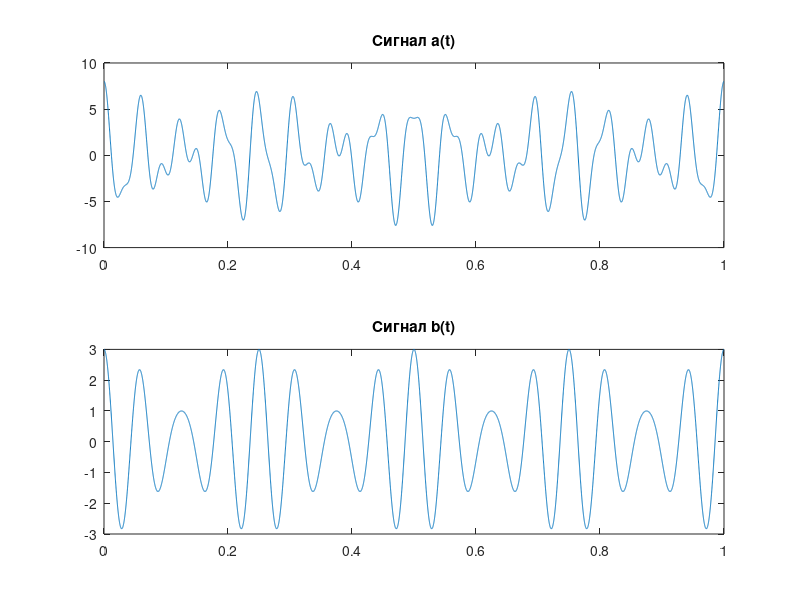
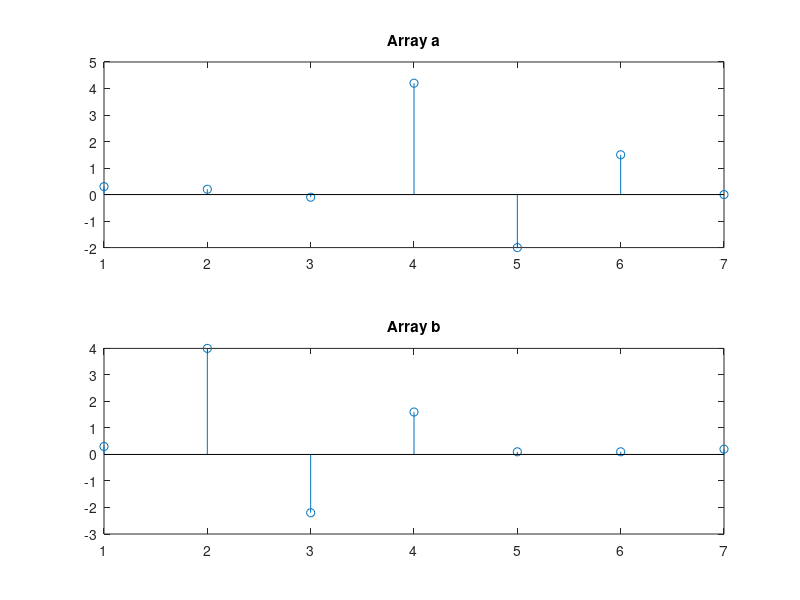
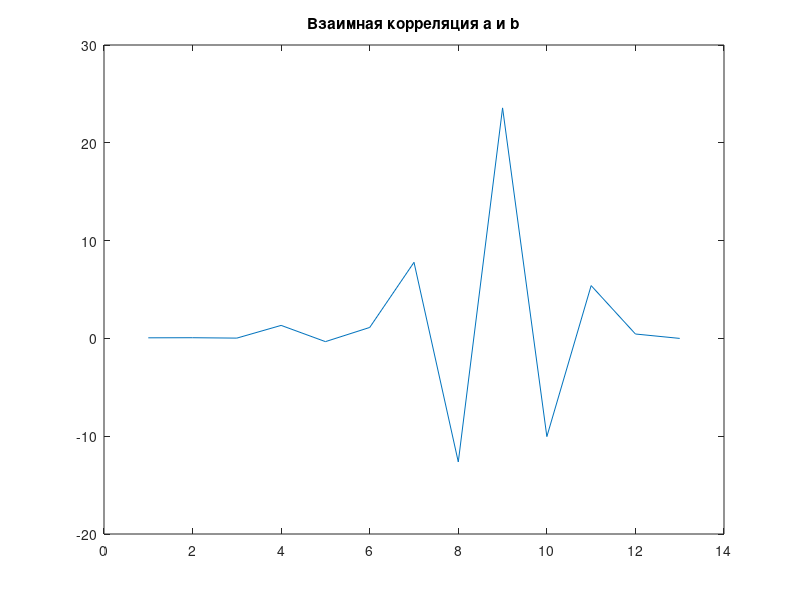
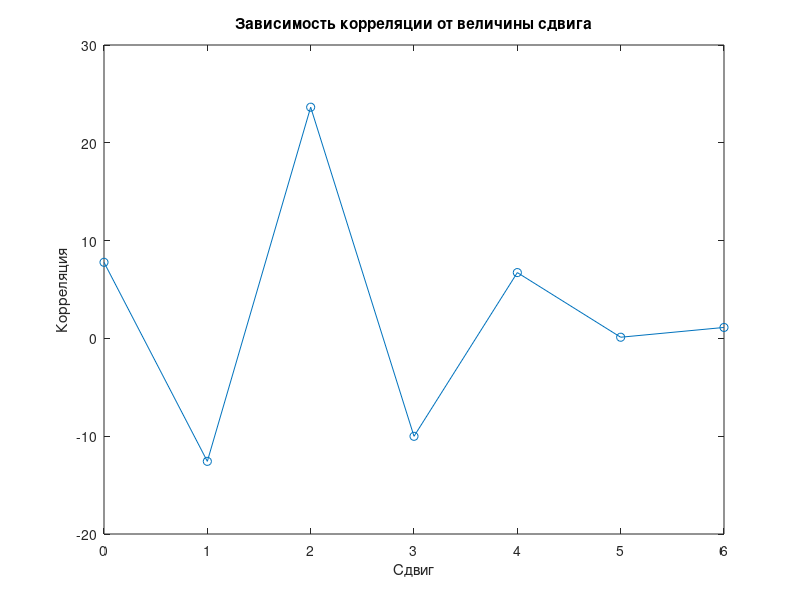

MATLAB code to generate these figures, in order:
f1 = 16;
f2 = 20;
f3 = 33;


t = 0:0.0001:1;

s1 = cos(2*pi*f1*t);
s2 = cos(2*pi*f2*t);
s3 = cos(2*pi*f3*t);

a = 4*s1 + 2*s2 + 2*s3;
b = 2*s1 + s2;

figure;
subplot(2,1,1);
plot(t, a);
title('Сигнал a(t)');
subplot(2,1,2);
plot(t, b);
title('Сигнал b(t)');

corr_ab = sum(a .* b);
norm_corr_ab = sum(a .* b) / (sqrt(sum(a.^2)) * sqrt(sum(b.^2)));

disp(['Корреляция между сигналами a(t) и b(t): ', num2str(corr_ab)]);
disp(['Нормализованная корреляция между сигналами a(t) и b(t): ', num2str(norm_corr_ab)]);

t = 0:0.01:1;

a = [0.3 0.2 -0.1 4.2 -2 1.5 0];
b = [0.3 4 -2.2 1.6 0.1 0.1 0.2];

figure;
subplot(2,1,1);
stem(a, '-o');
title('Array a');

subplot(2,1,2);
stem(b, '-o');
title('Array b');

corr_ab = xcorr(a, b);

figure;
plot(corr_ab);
title('Взаимная корреляция a и b');

n = length(a);
corr_vals = zeros(1, n);

for i = 0:n-1
    b_shifted = circshift(b, i);

    corr_vals(i+1) = sum(a .* b_shifted);
end

figure;
plot(0:n-1, corr_vals, '-o');
title('Зависимость корреляции от величины сдвига');
xlabel('Сдвиг');
ylabel('Корреляция');

[max_corr, max_shift] = max(corr_vals);

disp(['Максимальная корреляция: ', num2str(max_corr)]);
disp(['Сдвиг, при котором достигается максимальная корреляция: ', num2str(max_shift-1)]);

b_best_shift = circshift(b, max_shift-1);

figure;
subplot(2,1,1);
plot(a, '-o');
title('Сигнал a');

subplot(2,1,2);
plot(b_best_shift, '-o');
title('Сигнал b, сдвинутый на величину максимальной корреляции');




